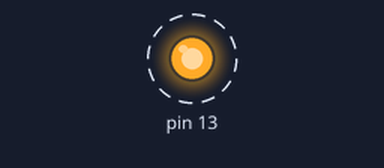
A sketch run on a simulated Arduino Uno, built with avr-gcc and run on an emulated ATmega328P. Parts: output pins drawn as LEDs (lit = HIGH). Dashed ring = blinking.

Above: at 0.6 s.
Timing chart, 0 to 5.5 s (numbered marks = the images above):
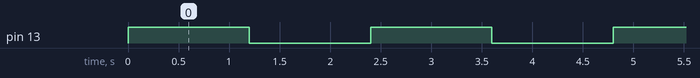

Measured:
- by itself, pin 13: alternates HIGH for 1.2 s and LOW for 1.2 s

The sketch:

__engineering_design_for_electronics_engineering_hello_world.ino
```cpp
/*

A basic hello world.

Why? Well i use this to make sure everything is working...

How ? Personally, i like to adjust the on or off time to confirm i am loading the script.

Source : https://www.arduino.cc/en/tutorial/blink

*/

void setup() {
  // initialize digital pin 13 as an output.
  pinMode(13, OUTPUT);
}

// the loop function runs over and over again forever
void loop() {
  digitalWrite(13, HIGH);   // turn the LED on (HIGH is the voltage level)
  delay(1200);              // wait for a second
  digitalWrite(13, LOW);    // turn the LED off by making the voltage LOW
  delay(1200);              // wait for a second
}
```
